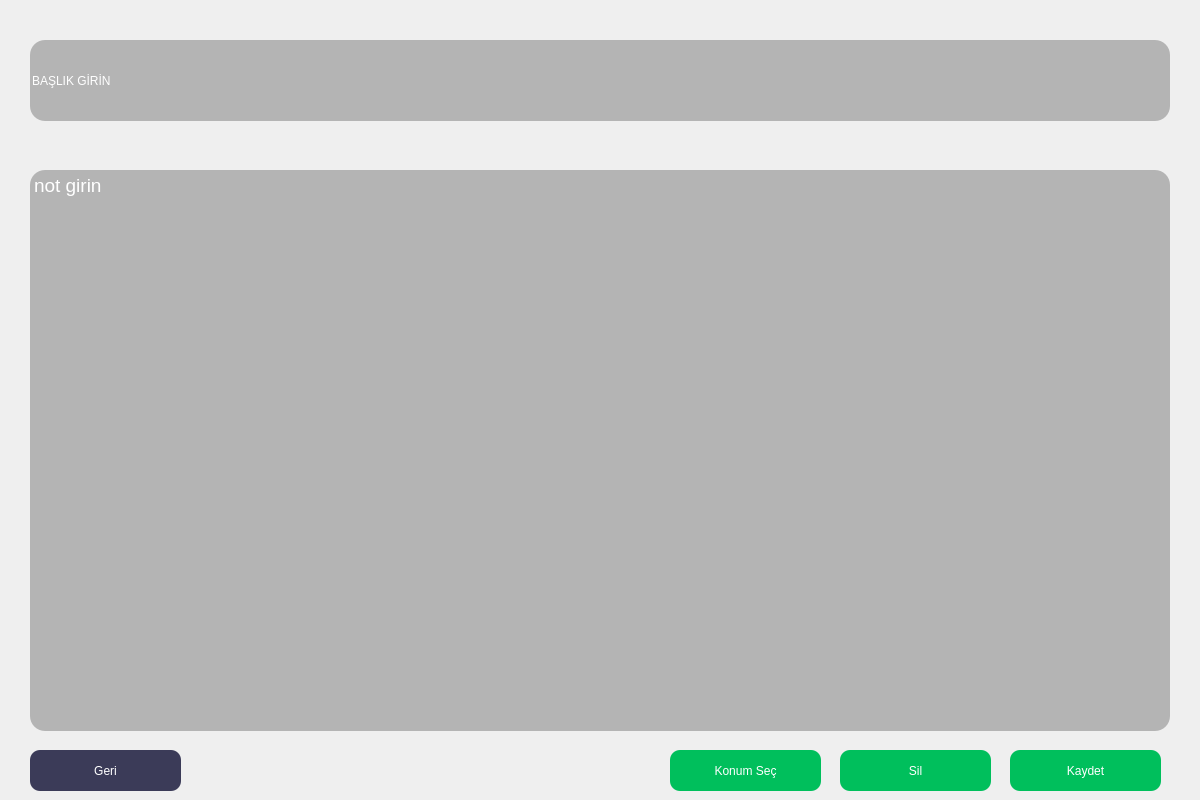
<?xml version="1.0" encoding="UTF-8"?>
<ui version="4.0">
 <class>Dialog</class>
 <widget class="QDialog" name="Dialog">
  <property name="geometry">
   <rect>
    <x>0</x>
    <y>0</y>
    <width>1200</width>
    <height>800</height>
   </rect>
  </property>
  <property name="windowTitle">
   <string>Dialog</string>
  </property>
  <widget class="QWidget" name="widget" native="true">
   <property name="geometry">
    <rect>
     <x>0</x>
     <y>0</y>
     <width>1200</width>
     <height>800</height>
    </rect>
   </property>
   <property name="styleSheet">
    <string notr="true">QWidget#widget
{background-color:qlineargradient(spread:pad, x1:0.119403, y1:0.915, x2:0.811, y2:0.420909, stop:0 rgba(0, 0, 0, 255), stop:1 rgba(0, 85, 127, 255))};</string>
   </property>
   <widget class="QLineEdit" name="lineEdit">
    <property name="geometry">
     <rect>
      <x>30</x>
      <y>40</y>
      <width>1140</width>
      <height>81</height>
     </rect>
    </property>
    <property name="styleSheet">
     <string notr="true">font: 63 16pt &quot;Segoe UI Semibold&quot;;
color:rgb(255, 255, 255);
background-color:rgb(180, 180, 180);
border-radius:15px;</string>
    </property>
    <property name="text">
     <string>BAŞLIK GİRİN</string>
    </property>
   </widget>
   <widget class="QTextEdit" name="textEdit">
    <property name="geometry">
     <rect>
      <x>30</x>
      <y>170</y>
      <width>1140</width>
      <height>561</height>
     </rect>
    </property>
    <property name="styleSheet">
     <string notr="true">font: 63 14pt &quot;Segoe UI Semibold&quot;;
color:rgb(255, 255, 255);
background-color:rgb(180, 180, 180);
border-radius:15px;</string>
    </property>
    <property name="html">
     <string>&lt;!DOCTYPE HTML PUBLIC &quot;-//W3C//DTD HTML 4.0//EN&quot; &quot;http://www.w3.org/TR/REC-html40/strict.dtd&quot;&gt;
&lt;html&gt;&lt;head&gt;&lt;meta name=&quot;qrichtext&quot; content=&quot;1&quot; /&gt;&lt;style type=&quot;text/css&quot;&gt;
p, li { white-space: pre-wrap; }
&lt;/style&gt;&lt;/head&gt;&lt;body style=&quot; font-family:'Segoe UI Semibold'; font-size:14pt; font-weight:56; font-style:normal;&quot;&gt;
&lt;p style=&quot; margin-top:0px; margin-bottom:0px; margin-left:0px; margin-right:0px; -qt-block-indent:0; text-indent:0px;&quot;&gt;not girin&lt;/p&gt;
&lt;p style=&quot;-qt-paragraph-type:empty; margin-top:0px; margin-bottom:0px; margin-left:0px; margin-right:0px; -qt-block-indent:0; text-indent:0px;&quot;&gt;&lt;br /&gt;&lt;/p&gt;&lt;/body&gt;&lt;/html&gt;</string>
    </property>
   </widget>
   <widget class="QPushButton" name="pushButton">
    <property name="geometry">
     <rect>
      <x>30</x>
      <y>750</y>
      <width>151</width>
      <height>41</height>
     </rect>
    </property>
    <property name="styleSheet">
     <string notr="true">font: 63 12pt &quot;Bahnschrift&quot;;
background-color:rgb(59, 59, 88);
color:rgb(255, 255, 255);
border-radius:10px;</string>
    </property>
    <property name="text">
     <string>Geri</string>
    </property>
   </widget>
   <widget class="QPushButton" name="pushButton_2">
    <property name="geometry">
     <rect>
      <x>840</x>
      <y>750</y>
      <width>151</width>
      <height>41</height>
     </rect>
    </property>
    <property name="styleSheet">
     <string notr="true">font: 63 12pt &quot;Bahnschrift&quot;;
background-color:rgb(0, 191, 92);;
color:rgb(255, 255, 255);
border-radius:10px;</string>
    </property>
    <property name="text">
     <string>Sil</string>
    </property>
   </widget>
   <widget class="QPushButton" name="pushButton_3">
    <property name="geometry">
     <rect>
      <x>1010</x>
      <y>750</y>
      <width>151</width>
      <height>41</height>
     </rect>
    </property>
    <property name="styleSheet">
     <string notr="true">font: 63 12pt &quot;Bahnschrift&quot;;
background-color:rgb(0, 191, 92);;
color:rgb(255, 255, 255);
border-radius:10px;</string>
    </property>
    <property name="text">
     <string>Kaydet</string>
    </property>
   </widget>
   <widget class="QPushButton" name="pushButton_4">
    <property name="geometry">
     <rect>
      <x>670</x>
      <y>750</y>
      <width>151</width>
      <height>41</height>
     </rect>
    </property>
    <property name="styleSheet">
     <string notr="true">font: 63 12pt &quot;Bahnschrift&quot;;
background-color:rgb(0, 191, 92);;
color:rgb(255, 255, 255);
border-radius:10px;</string>
    </property>
    <property name="text">
     <string>Konum Seç</string>
    </property>
   </widget>
  </widget>
 </widget>
 <resources/>
 <connections/>
</ui>
